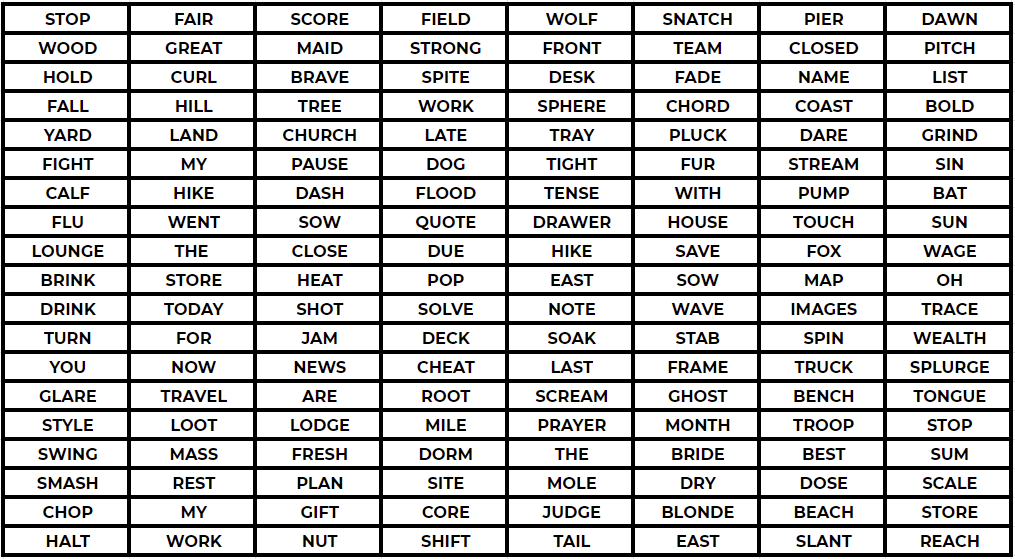
#> input picture Complete-Python-3-Bootcamp-master/BootCamp/14-Working-with-Images/word_matrix.png, 1015 x 559 px
$ jupyter execute 01-Image-Exercise.ipynb
#> lines starting #> are read from the running program, lines starting #| are printed output that depends on the picture
# Image Exercise

In the folder "Working with Images" (same folder this notebook is located in) there are two images we will be working with:
* word_matrix.png
* mask.png

The word_matrix is a .png image that contains a spreadsheet of words with a hidden message in it.

Your task is to use the mask.png image to reveal the hidden message inside the word_matrix.png. Keep in mind, you may need to make changes to the mask.png in order for this to work. That is all we'll say for now, since we really want you to discover this on your own!

This exercise is more open-ended, so we won't guide you with the steps, instead, letting you explore and figure things out on your own as you would in a real world situation. However, if you get stuck, you can always view the solutions video or notebook for guidance. Best of luck!

[cell 1]
from PIL import Image

[cell 2]
word = Image.open('word_matrix.png')
#> word is the input picture: PIL image 1015x559 RGBA; mean R, G, B, A 192.9, 192.7, 192.7, 255

[cell 3]
mask = Image.open('mask.png')
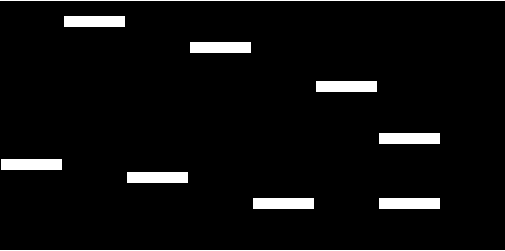
#> input picture Complete-Python-3-Bootcamp-master/BootCamp/14-Working-with-Images/mask.png, 505 x 251 px
#> mask is the input picture: PIL image 505x251 RGBA; mean R, G, B, A 12.8, 12.8, 12.8, 255

[cell 4]
mask

[cell 5]
word

[cell 6]
word.paste(mask,(0,0),mask)
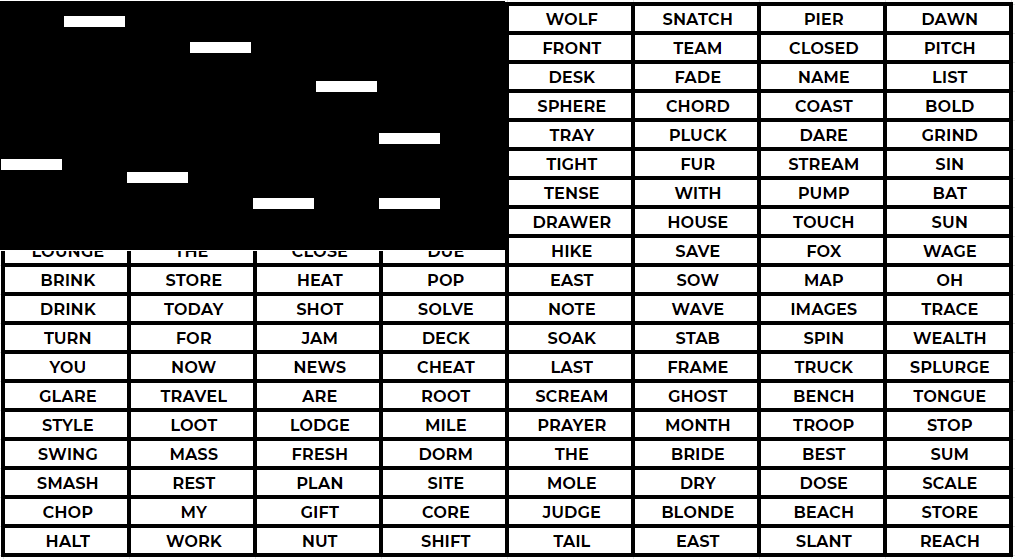
#> word: PIL image 1015x559 RGBA; mean R, G, B, A 152.4, 152.2, 152.2, 255
word

[cell 7]
# Stretching the mask image to the same size of word

[cell 8]
word.size
#> Out = (1015, 559)

[cell 9]
mask = mask.resize((1015,559))
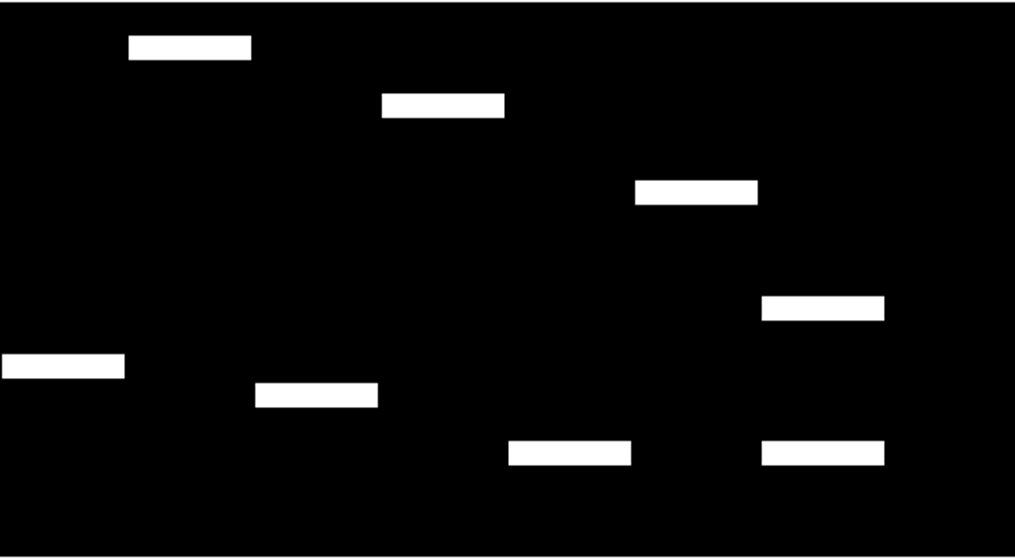
#> mask: PIL image 1015x559 RGBA; mean R, G, B, A 12.9, 12.9, 12.9, 255

[cell 10]
mask.putalpha(100)
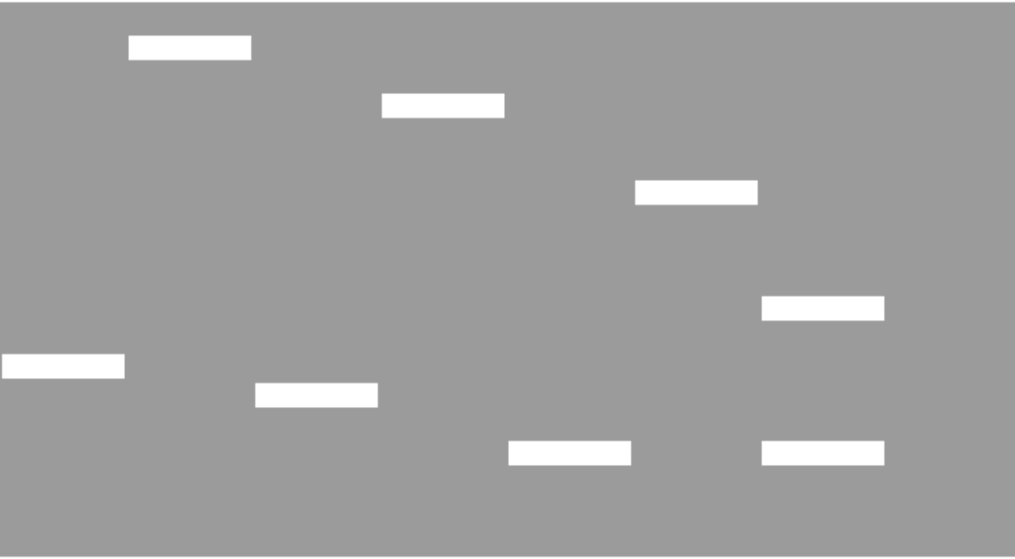
#> mask: PIL image 1015x559 RGBA; mean R, G, B, A 12.9, 12.9, 12.9, 100; transparent parts drawn white

[cell 11]
word.paste(mask,(0,0),mask)
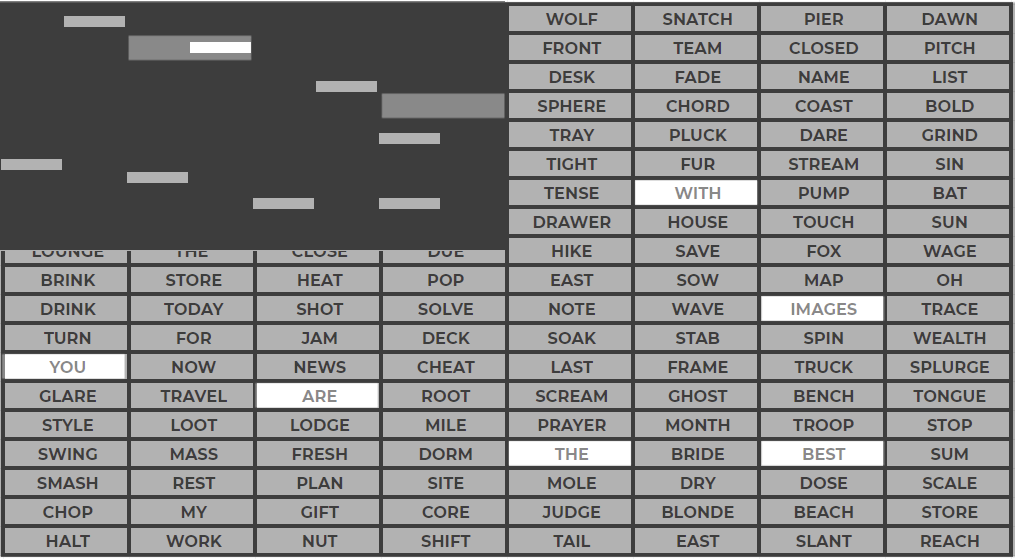
#> word: PIL image 1015x559 RGBA; mean R, G, B, A 97.7, 97.5, 97.6, 194; transparent parts drawn white
